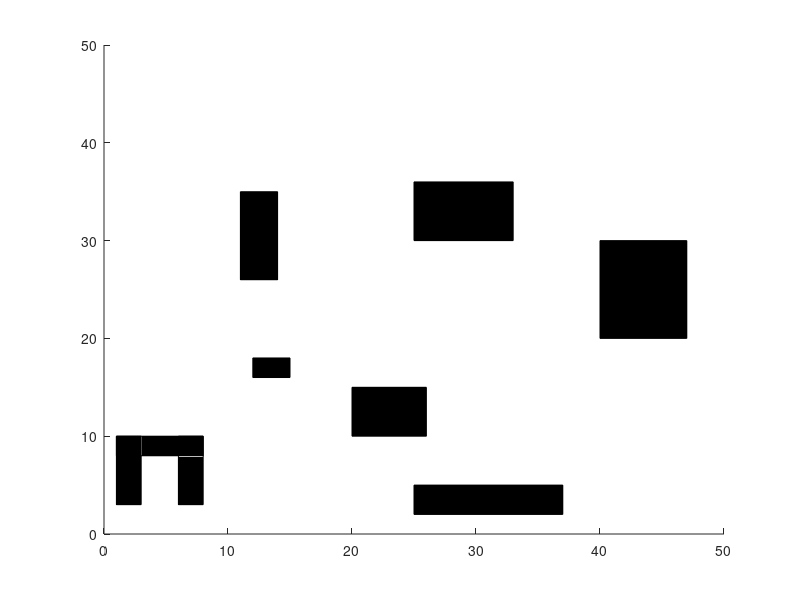

Reproduce this figure in MATLAB. (Note: this script raises an error after producing the figure.)
%%Scenario with a U-shaped obstacle around the start
close all hidden;
%start=4,5
%goal=16,45

%create obstacle matrix for rectangles where columns are: index, x, y, w, h
%this is a matrix with columns: x, y, w, h
ObstacleMatrix= [1,1,3,2,7; 
             2,1,8,7,2;
             3,6,3,2,7;
             4,20,10,6,5;
             5,11,26,3,9;
             6,25,30,8,6;
             7,40,20,7,10;
             8,12,16,3,2;
             9,25,2,12,3];

%map of obstacles with [x1,y1,x2,y2]
ObstacleMap = [ObstacleMatrix(:,2:3), ObstacleMatrix(:,2:3) + ObstacleMatrix(:,4:5)];

%global edges; %edges of the obstacles will be put into a matrix, 4 lines per rectangle means 4 rows per object
% edges: a matrix representing all the lines of the obstacles. (size N x 4 in the form N x [x1, y1, x2, y2])
    % first creating a matrix with all the edges of the obstacles in the form
    % (x1,y1,x2,y2) to use in the function
    % preallocate matrix to store edges (multiplied by 4 because each rectangle has 4 edges)
    edges = zeros(size(ObstacleMatrix,1)*4,4);
    for i = 1:size(ObstacleMatrix,1)
        x1 = ObstacleMatrix(i,2); % x coordinate of bottom left corner
        y1 = ObstacleMatrix(i,3); % y coordinate of bottom left corner
        w = ObstacleMatrix(i,4); % width of rectangle
        h = ObstacleMatrix(i,5); % height of rectangle
        % Extract edges and store in edges matrix
        edges((i-1)*4+1,:) = [x1,y1,x1+w,y1]; % bottom edge
        edges((i-1)*4+2,:) = [x1,y1,x1,y1+h]; % left edge
        edges((i-1)*4+3,:) = [x1+w,y1,x1+w,y1+h]; % right edge
        edges((i-1)*4+4,:) = [x1,y1+h,x1+w,y1+h]; % top edge
    end


figure;
hold on;

for i = 1:size(ObstacleMatrix, 1)
    rectangle('Position', ObstacleMatrix(i, 2:5), 'FaceColor', 'k');
end
xlim([0,50])
ylim([0,50])


writematrix(ObstacleMap, 'ObstacleMap.csv');
writematrix(ObstacleMatrix, 'RectangleMatrix.csv');
writematrix(edges, 'edges.csv')